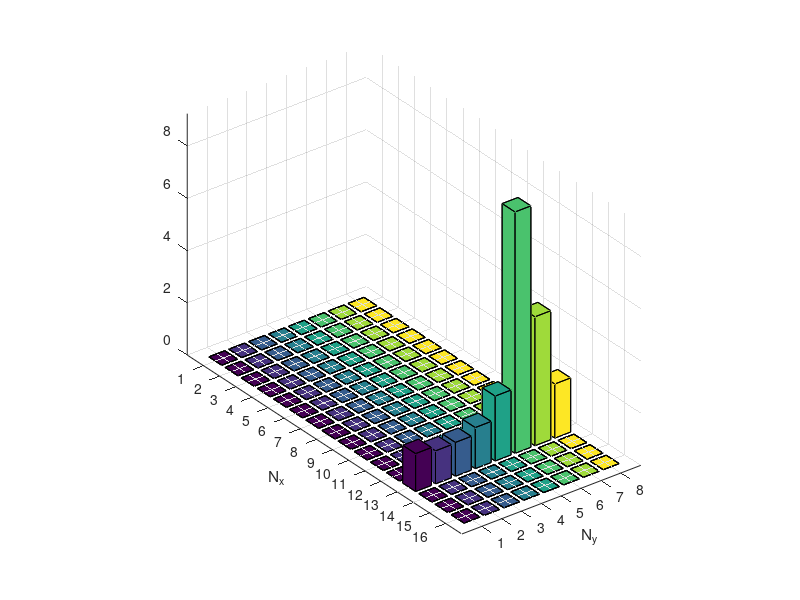

MATLAB code to generate this figure:
% % UPA array steering vector
clear; clc;

%% Antenna paras
Nx = 16;
Ny = 8;
N = Nx * Ny;
theta = 50;   % 方向角
phi = 60;     % 俯仰角

nx = 0:Nx-1;
ny = 0:Ny-1;
%% UPA steering vec
% Low-Complexity Separable Beamformers for Massive Antenna Array Systems
% array_y = sqrt(1/Ny)*exp(-1i * pi * ny * sind(theta) * sind(phi)).';
% array_z = sqrt(1/Nx)*exp(-1i * pi * nx * cosd(phi)).';
% Array = kron(array_y, array_z);

Array = zeros(Nx, Ny);
for k = 0 : Nx-1
    for j = 0 : Ny-1
        Array(k + 1, j + 1) = exp(-1i * pi * (k*cosd(phi) + j*sind(theta) * sind(phi)))/sqrt(Nx*Ny);
    end
end



%% 2D DFT matrix/codebook for UPA
% DFT_H = zeros(N, N);
% for k = 0 : N-1
%     v = floor(k / Nx);
%     u = k - v * Nx;
%     for j = 0 : N-1
%         y = floor(j / Nx);
%         x = j - y * Nx;
%         DFT_H(k + 1, j + 1) = exp(-1i * 2 * pi * (u * x/ Nx + v * y / Ny));
%     end
% end

% Fx = dftmtx(Nx);
% Fy = dftmtx(Ny);
gy = 0 : -2/Ny : -2*(Ny-1)/Ny;
gy((gy<-1)) = gy((gy<-1)) + 2;
gx = 0 : -2/Nx : -2*(Nx-1)/Nx;
gx((gx<-1)) = gx((gx<-1)) + 2;


Fy = exp(1i * pi * ny' * gy);
Fx = exp(1i * pi * nx' * gx);

DFT_H = kron(Fy.', Fx);

%% Beam training
received_seq = abs(Fx*Array*Fy);
[I_row, I_col] = find(received_seq == max(max(received_seq)));

% https://blog.csdn.net/qq_23947237/article/details/89925088
% [ -(N-1)/2N,  (N-1)/2N ]
dft_phi = gx(I_row);
est_phi = acosd(dft_phi);
dft_theta = gy(I_col)/sind(est_phi);
est_theta = asind(dft_theta);


disp(['estimated phi:', num2str(est_phi)]);
disp(['estimated theta:', num2str(est_theta)]);

figure(1);
bar3(received_seq); % 'detached'
xlim([0, Ny+1]);
ylim([0, Nx+1]);
xlabel('N_y');
ylabel('N_x');




